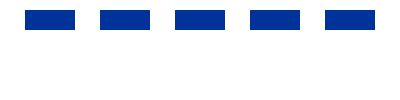
Frame 1 (no input)
Frame 60 (the mouse pressed at the canvas centre just before this capture): identical to frame 1, image omitted
Frame 120 (the mouse held since frame 60 and released just before this capture): identical to frame 1, image omitted

The Processing sketch that drew this single still picture (run headless with seeded random() and noise(); from frame 60 on, the mouse is pressed at the canvas centre):

// Processing sketch: fp_pg_q_04_05
// ── fp_pg_q_04_05.pde
// 問題 4.5 変数を用いて 400 画素 ×100 画素の領域に 50×20 画素の大きさの矩形を等間隔で横に 5 個並べて描画せよ．
// ただし，上辺から 10 画素間隔を空けること．
void setup() {
  size(400, 100);
  background(255, 255, 255);
}

void draw() {
  int h = 20;
  int w = 50;
  int y = 10;
  int a = (width - (w * 5)) / 6;
  int i = 3 * a;
  noStroke();
  fill(0,51,153);
  for(int x = a; x <= width; x+=i){
      rect(x, y, w, h);
  }
}
